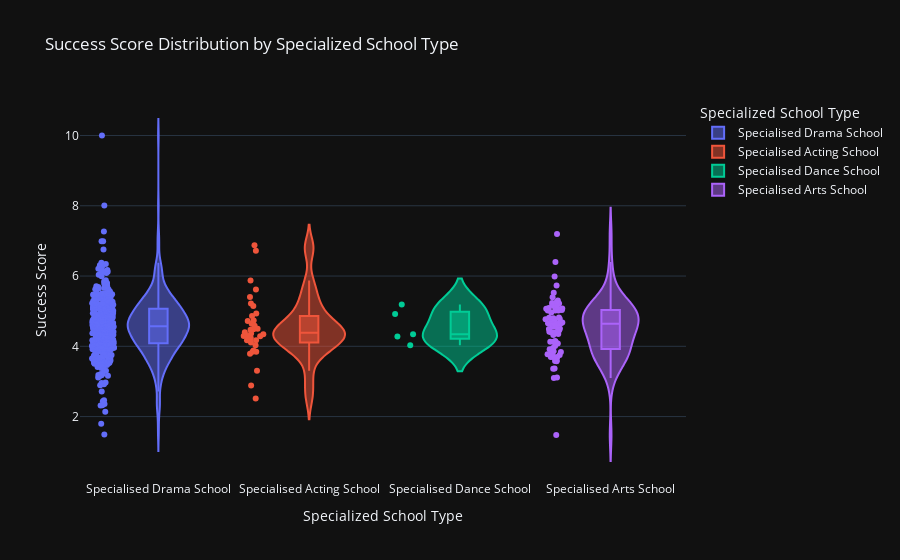

Notebook cell for this chart:
### Code cell
# Melt the data for specialized schools
school_columns = [
    'Specialised Drama School',
    'Specialised Acting School',
    'Specialised Dance School',
    'Specialised Arts School'
]
df_melted = actor_df.melt(
    id_vars=['Success Score'],
    value_vars=school_columns,
    var_name='School Type',
    value_name='Attendance'
)

# Filter only attended (1) schools
df_filtered = df_melted[df_melted['Attendance'] == 1]

# Violin Plot (alternative)
fig = px.violin(
    df_filtered,
    x='School Type',
    y='Success Score',
    title='Success Score Distribution by Specialized School Type',
    labels={'School Type': 'Specialized School Type'},
    color='School Type',
    box=True,  # Adds a box plot inside the violin
    points='all'  # Shows all points for better clarity
)
fig.show()

fig.write_html("school_vs_score.html")

### Figure 1 — Plotly figure (JSON) as saved in the notebook; plotly's stock layout.template omitted (floating-point values rounded to 4 significant figures; data arrays with more than 128 entries replaced by an {"elided": "..."} marker saying what was removed)
{"data": [{"alignmentgroup": "True", "box": {"visible": true}, "hovertemplate": "Specialized School Type=%{x}<br>Success Score=%{y}<extra></extra>", "legendgroup": "Specialised Drama School", "marker": {"color": "#636efa"}, "name": "Specialised Drama School", "offsetgroup": "Specialised Drama School", "orientation": "v", "points": "all", "scalegroup": "True", "showlegend": true, "type": "violin", "x": {"elided": "376 str values"}, "x0": " ", "xaxis": "x", "y": {"elided": "376 float values"}, "y0": " ", "yaxis": "y"}, {"alignmentgroup": "True", "box": {"visible": true}, "hovertemplate": "Specialized School Type=%{x}<br>Success Score=%{y}<extra></extra>", "legendgroup": "Specialised Acting School", "marker": {"color": "#EF553B"}, "name": "Specialised Acting School", "offsetgroup": "Specialised Acting School", "orientation": "v", "points": "all", "scalegroup": "True", "showlegend": true, "type": "violin", "x": ["Specialised Acting School", "Specialised Acting School", "Specialised Acting School", "Specialised Acting School", "Specialised Acting School", "Specialised Acting School", "Specialised Acting School", "Specialised Acting School", "Specialised Acting School", "Specialised Acting School", "Specialised Acting School", "Specialised Acting School", "Specialised Acting School", "Specialised Acting School", "Specialised Acting School", "Specialised Acting School", "Specialised Acting School", "Specialised Acting School", "Specialised Acting School", "Specialised Acting School", "Specialised Acting School", "Specialised Acting School", "Specialised Acting School", "Specialised Acting School", "Specialised Acting School", "Specialised Acting School", "Specialised Acting School", "Specialised Acting School", "Specialised Acting School", "Specialised Acting School", "Specialised Acting School", "Specialised Acting School", "Specialised Acting School", "Specialised Acting School"], "x0": " ", "xaxis": "x", "y": [6.875, 6.718, 5.871, 5.62, 5.405, 5.216, 5.147, 4.936, 4.863, 4.734, 4.721, 4.644, 4.587, 4.497, 4.483, 4.469, 4.398, 4.368, 4.345, 4.296, 4.294, 4.286, 4.236, 4.171, 4.171, 4.106, 4.027, 3.881, 3.847, 3.844, 3.79, 3.308, 2.886, 2.512], "y0": " ", "yaxis": "y"}, {"alignmentgroup": "True", "box": {"visible": true}, "hovertemplate": "Specialized School Type=%{x}<br>Success Score=%{y}<extra></extra>", "legendgroup": "Specialised Dance School", "marker": {"color": "#00cc96"}, "name": "Specialised Dance School", "offsetgroup": "Specialised Dance School", "orientation": "v", "points": "all", "scalegroup": "True", "showlegend": true, "type": "violin", "x": ["Specialised Dance School", "Specialised Dance School", "Specialised Dance School", "Specialised Dance School", "Specialised Dance School"], "x0": " ", "xaxis": "x", "y": [5.189, 4.917, 4.344, 4.277, 4.03], "y0": " ", "yaxis": "y"}, {"alignmentgroup": "True", "box": {"visible": true}, "hovertemplate": "Specialized School Type=%{x}<br>Success Score=%{y}<extra></extra>", "legendgroup": "Specialised Arts School", "marker": {"color": "#ab63fa"}, "name": "Specialised Arts School", "offsetgroup": "Specialised Arts School", "orientation": "v", "points": "all", "scalegroup": "True", "showlegend": true, "type": "violin", "x": ["Specialised Arts School", "Specialised Arts School", "Specialised Arts School", "Specialised Arts School", "Specialised Arts School", "Specialised Arts School", "Specialised Arts School", "Specialised Arts School", "Specialised Arts School", "Specialised Arts School", "Specialised Arts School", "Specialised Arts School", "Specialised Arts School", "Specialised Arts School", "Specialised Arts School", "Specialised Arts School", "Specialised Arts School", "Specialised Arts School", "Specialised Arts School", "Specialised Arts School", "Specialised Arts School", "Specialised Arts School", "Specialised Arts School", "Specialised Arts School", "Specialised Arts School", "Specialised Arts School", "Specialised Arts School", "Specialised Arts School", "Specialised Arts School", "Specialised Arts School", "Specialised Arts School", "Specialised Arts School", "Specialised Arts School", "Specialised Arts School", "Specialised Arts School", "Specialised Arts School", "Specialised Arts School", "Specialised Arts School", "Specialised Arts School", "Specialised Arts School", "Specialised Arts School", "Specialised Arts School", "Specialised Arts School", "Specialised Arts School", "Specialised Arts School", "Specialised Arts School", "Specialised Arts School", "Specialised Arts School", "Specialised Arts School", "Specialised Arts School", "Specialised Arts School", "Specialised Arts School", "Specialised Arts School", "Specialised Arts School", "Specialised Arts School", "Specialised Arts School", "Specialised Arts School", "Specialised Arts School", "Specialised Arts School", "Specialised Arts School", "Specialised Arts School", "Specialised Arts School", "Specialised Arts School", "Specialised Arts School", "Specialised Arts School", "Specialised Arts School", "Specialised Arts School", "Specialised Arts School", "Specialised Arts School", "Specialised Arts School", "Specialised Arts School"], "x0": " ", "xaxis": "x", "y": [7.2, 6.401, 5.985, 5.73, 5.521, 5.4, 5.305, 5.27, 5.23, 5.222, 5.172, 5.158, 5.141, 5.088, 5.079, 5.071, 5.063, 5.035, 5.022, 5.019, 5.018, 4.965, 4.823, 4.815, 4.799, 4.774, 4.768, 4.768, 4.768, 4.751, 4.679, 4.658, 4.658, 4.652, 4.646, 4.644, 4.553, 4.54, 4.505, 4.494, 4.456, 4.413, 4.403, 4.392, 4.352, 4.32, 4.15, 4.129, 4.128, 4.118, 4.081, 4.012, 3.952, 3.916, 3.857, 3.84, 3.81, 3.771, 3.75, 3.733, 3.696, 3.695, 3.695, 3.594, 3.582, 3.576, 3.366, 3.362, 3.109, 3.095, 1.477], "y0": " ", "yaxis": "y"}], "layout": {"legend": {"title": {"text": "Specialized School Type"}, "tracegroupgap": 0}, "title": {"text": "Success Score Distribution by Specialized School Type"}, "violinmode": "overlay", "xaxis": {"anchor": "y", "categoryarray": ["Specialised Drama School", "Specialised Acting School", "Specialised Dance School", "Specialised Arts School"], "categoryorder": "array", "domain": [0, 1], "title": {"text": "Specialized School Type"}}, "yaxis": {"anchor": "x", "domain": [0, 1], "title": {"text": "Success Score"}}}}
